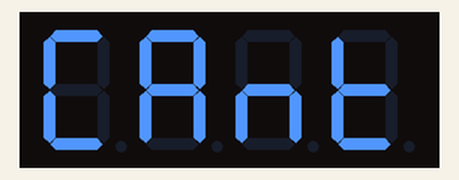
Simulated run of this program. Board: ESP32. Parts: 4-digit seven-segment display. Wiring (inferred from the names in the program): 4-digit 7-segment display, segments lit when HIGH: segments GPIO 5, GPIO 4, GPIO 19, GPIO 25, GPIO 26, GPIO 33, GPIO 32; digit selects GPIO 22, GPIO 21, GPIO 15, GPIO 2. The segment pins are drawn as the display they are named for.

Above: at 0.1 s.
At 4.5 s:
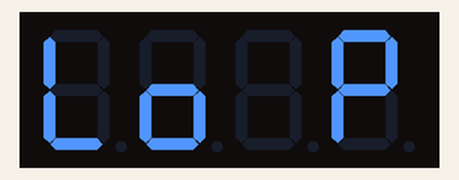
At 8.9 s:
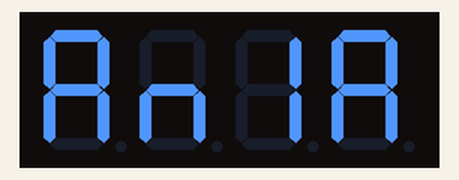
At 18.4 s:
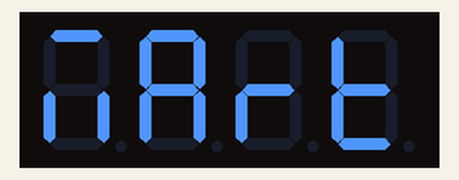
At 28.7 s:
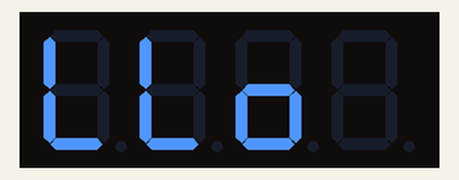
At 38.2 s:
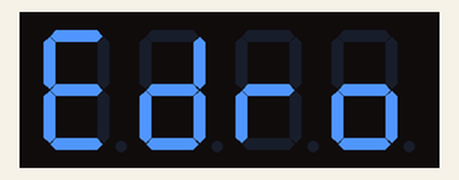

The program:

main.cpp
```cpp
#include <Arduino.h>
/*
 Ejemplo de uso de display 7 segmentos (seccion 5.3.3): banner con el
 alfabeto Siekoo (Figura 57) mostrando los apellidos del grupo en 4 digitos.
 Wiring: proyecto ESP32 7 segment 4 v2 (comun catodo), profe Nazhir Amaya Tejera
## Integrantes

- Juan Polania
- Jurgen Cantillo
- Giovani Pedroza
- Alvaro Martinez
*/


const int SEG_A = 5, SEG_B = 4, SEG_C = 19, SEG_D = 25, SEG_E = 26, SEG_F = 33, SEG_G = 32;
const int DIG[4] = {22, 21, 15, 2}; // DIG1..DIG4, comun catodo: LOW activa el digito

const char MENSAJE[] = "CANTILLO POLANIA PEDROZA MARTINEZ ";
int posicion = 0;

void apagarSegmentos() {
  digitalWrite(SEG_A, LOW);
  digitalWrite(SEG_B, LOW);
  digitalWrite(SEG_C, LOW);
  digitalWrite(SEG_D, LOW);
  digitalWrite(SEG_E, LOW);
  digitalWrite(SEG_F, LOW);
  digitalWrite(SEG_G, LOW);
}

// Alfabeto Siekoo (Figura 57): que segmentos enciende cada letra
void mostrarCaracter(char letra) {
  apagarSegmentos();
  switch (letra) {
    case 'A':
      digitalWrite(SEG_A, HIGH); digitalWrite(SEG_B, HIGH); digitalWrite(SEG_C, HIGH);
      digitalWrite(SEG_E, HIGH); digitalWrite(SEG_F, HIGH); digitalWrite(SEG_G, HIGH);
      break;
    case 'C':
      digitalWrite(SEG_A, HIGH); digitalWrite(SEG_D, HIGH);
      digitalWrite(SEG_E, HIGH); digitalWrite(SEG_F, HIGH);
      break;
    case 'D':
      digitalWrite(SEG_B, HIGH); digitalWrite(SEG_C, HIGH); digitalWrite(SEG_D, HIGH);
      digitalWrite(SEG_E, HIGH); digitalWrite(SEG_G, HIGH);
      break;
    case 'E':
      digitalWrite(SEG_A, HIGH); digitalWrite(SEG_D, HIGH);
      digitalWrite(SEG_E, HIGH); digitalWrite(SEG_F, HIGH); digitalWrite(SEG_G, HIGH);
      break;
    case 'I':
      digitalWrite(SEG_B, HIGH); digitalWrite(SEG_C, HIGH);
      break;
    case 'L':
      digitalWrite(SEG_D, HIGH); digitalWrite(SEG_E, HIGH); digitalWrite(SEG_F, HIGH);
      break;
    case 'M':
      digitalWrite(SEG_A, HIGH); digitalWrite(SEG_C, HIGH); digitalWrite(SEG_E, HIGH);
      break;
    case 'N':
      digitalWrite(SEG_C, HIGH); digitalWrite(SEG_E, HIGH); digitalWrite(SEG_G, HIGH);
      break;
    case 'O':
      digitalWrite(SEG_C, HIGH); digitalWrite(SEG_D, HIGH);
      digitalWrite(SEG_E, HIGH); digitalWrite(SEG_G, HIGH);
      break;
    case 'P':
      digitalWrite(SEG_A, HIGH); digitalWrite(SEG_B, HIGH);
      digitalWrite(SEG_E, HIGH); digitalWrite(SEG_F, HIGH); digitalWrite(SEG_G, HIGH);
      break;
    case 'R':
      digitalWrite(SEG_E, HIGH); digitalWrite(SEG_G, HIGH);
      break;
    case 'T':
      digitalWrite(SEG_D, HIGH); digitalWrite(SEG_E, HIGH);
      digitalWrite(SEG_F, HIGH); digitalWrite(SEG_G, HIGH);
      break;
    case 'Z':
      digitalWrite(SEG_A, HIGH); digitalWrite(SEG_B, HIGH); digitalWrite(SEG_D, HIGH);
      digitalWrite(SEG_E, HIGH); digitalWrite(SEG_G, HIGH);
      break;
    default:
      break; // espacio: los 7 segmentos quedan apagados
  }
}

void setup() {
  int pines[] = {SEG_A, SEG_B, SEG_C, SEG_D, SEG_E, SEG_F, SEG_G, DIG[0], DIG[1], DIG[2], DIG[3]};
  for (int i = 0; i < 11; i++) {
    pinMode(pines[i], OUTPUT);
  }
  for (int i = 0; i < 4; i++) {
    digitalWrite(DIG[i], HIGH); // los 4 digitos apagados al inicio
  }
}

void loop() {
  int largo = sizeof(MENSAJE) - 1;
  for (int barrido = 0; barrido < 60; barrido++) {
    for (int d = 0; d < 4; d++) {
      char letra = MENSAJE[(posicion + d) % largo];
      mostrarCaracter(letra);
      digitalWrite(DIG[d], LOW);
      delay(3);
      digitalWrite(DIG[d], HIGH);
    }
  }
  posicion = (posicion + 1) % largo;
}
```

Measured:
- what the display in image 0 shows lasts 0.8 s, from 0.0 s to 0.8 s
